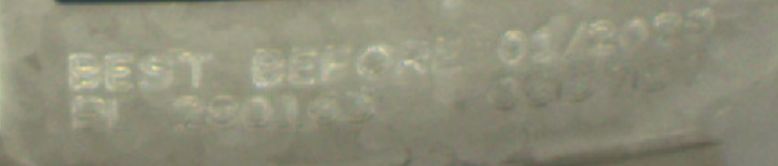
#> input picture test1.png, 778 x 166 px
$ python test_segment.py test1.png test2.png
#> lines starting #> are read from the running program, lines starting #| are printed output that depends on the picture; after the words box and inside, x2 and y2 are one past the last pixel; in counts of white or black regions, pixels touching at a corner belong together
import cv2 as cv
import numpy as np
import sys
import os

try:
    from skimage.metrics import structural_similarity as ssim
    HAS_SKIMAGE = True
except ImportError:
    HAS_SKIMAGE = False


def split_wide_box(thresh_roi, box, median_w):
    """Split a box that is too wide using vertical projection."""
    x, y, w, h = box
    if w < median_w * 1.5:
        return [box]

    roi = thresh_roi[y:y+h, x:x+w]
    v_proj = np.sum(roi, axis=0) / 255

    n_chars = max(2, round(w / median_w))
    split_points = []
    for i in range(1, n_chars):
        expected_x = int(i * w / n_chars)
        search_w = max(3, int(median_w * 0.3))
        left = max(1, expected_x - search_w)
        right = min(w - 1, expected_x + search_w)
        if left < right:
            window = v_proj[left:right]
            best = left + np.argmin(window)
            split_points.append(best)

    split_points = sorted(set(split_points))
    sub_boxes = []
    prev = 0
    for sp in split_points:
        if sp - prev > 3:
            sub_boxes.append((x + prev, y, sp - prev, h))
        prev = sp
    if w - prev > 3:
        sub_boxes.append((x + prev, y, w - prev, h))

    return sub_boxes if len(sub_boxes) > 1 else [box]


def segment_characters(image_path, output_dir="output_chars", save=True):
    if save:
        os.makedirs(output_dir, exist_ok=True)

    img = cv.imread(image_path)
    if img is None:
        print(f"Error: Cannot read image '{image_path}'")
        return None, None, None, None, None

    gray = cv.cvtColor(img, cv.COLOR_BGR2GRAY)
    blurred = cv.GaussianBlur(gray, (3, 3), 0)
    _, thresh = cv.threshold(blurred, 0, 255, cv.THRESH_BINARY_INV + cv.THRESH_OTSU)
    # Chuẩn hóa hướng: foreground (chữ) luôn là trắng trên nền đen
    if np.mean(thresh) > 127:
        thresh = cv.bitwise_not(thresh)
    kernel = cv.getStructuringElement(cv.MORPH_RECT, (2, 2))
    thresh = cv.morphologyEx(thresh, cv.MORPH_CLOSE, kernel, iterations=1)

    contours, _ = cv.findContours(thresh, cv.RETR_EXTERNAL, cv.CHAIN_APPROX_SIMPLE)

    h_img, w_img = img.shape[:2]
    min_char_height = h_img * 0.3
    min_char_width = 3

    boxes = []
    for cnt in contours:
        x, y, w, h = cv.boundingRect(cnt)
        if h >= min_char_height and w >= min_char_width:
            boxes.append((x, y, w, h))

    boxes.sort(key=lambda b: b[0])

    merged = []
    for box in boxes:
        if merged and box[0] < merged[-1][0] + merged[-1][2]:
            px, py, pw, ph = merged[-1]
            nx = min(px, box[0])
            ny = min(py, box[1])
            nx2 = max(px + pw, box[0] + box[2])
            ny2 = max(py + ph, box[1] + box[3])
            merged[-1] = (nx, ny, nx2 - nx, ny2 - ny)
        else:
            merged.append(box)

    if len(merged) > 0:
        widths = [b[2] for b in merged]
        median_w = float(np.median(widths))
        final_boxes = []
        for box in merged:
            sub = split_wide_box(thresh, box, median_w)
            final_boxes.extend(sub)
    else:
        final_boxes = merged

    padding = 2
    char_imgs = []
    thresh_char_imgs = []
    for i, (x, y, w, h) in enumerate(final_boxes):
        x1 = max(0, x - padding)
        y1 = max(0, y - padding)
        x2 = min(w_img, x + w + padding)
        y2 = min(h_img, y + h + padding)
        char_img = img[y1:y2, x1:x2]
        char_imgs.append(char_img)
        thresh_char_imgs.append(thresh[y1:y2, x1:x2])
        if save:
            cv.imwrite(os.path.join(output_dir, f"char_{i}.png"), char_img)

    if save:
        result = img.copy()
        for i, (x, y, w, h) in enumerate(final_boxes):
            x1 = max(0, x - padding)
            y1 = max(0, y - padding)
            x2 = min(w_img, x + w + padding)
            y2 = min(h_img, y + h + padding)
            cv.rectangle(result, (x1, y1), (x2, y2), (0, 0, 255), 2)
            cv.putText(result, str(i), (x1, y1 - 5), cv.FONT_HERSHEY_SIMPLEX, 0.5, (0, 255, 0), 1)
        cv.imwrite(os.path.join(output_dir, "result.png"), result)
        cv.imwrite(os.path.join(output_dir, "thresh.png"), thresh)

    return final_boxes, char_imgs, thresh_char_imgs, img, thresh


# [135 lines left out: functions deskew_char, tight_crop, fit_to_square, _center_by_centroid, _iou, compute_char_quality, not called in this run]


def compare_template_target(template_path, target_path, output_dir="output_compare"):
    os.makedirs(output_dir, exist_ok=True)

    print(f"\n=== Segmenting template: {template_path} ===")
    tmpl_dir = os.path.join(output_dir, "template")
    tgt_dir = os.path.join(output_dir, "target")
    tmpl_boxes, tmpl_chars, tmpl_thresh_chars, tmpl_img, tmpl_thresh = segment_characters(template_path, tmpl_dir, save=True)
    print(f"  Found {len(tmpl_boxes)} chars")

    print(f"\n=== Segmenting target: {target_path} ===")
    tgt_boxes, tgt_chars, tgt_thresh_chars, tgt_img, tgt_thresh = segment_characters(target_path, tgt_dir, save=True)
    print(f"  Found {len(tgt_boxes)} chars")

    n_pairs = min(len(tmpl_chars), len(tgt_chars))
    if n_pairs == 0:
        print("No characters to compare.")
        return

    print(f"\n=== Character Quality Comparison ({n_pairs} pairs) ===")
    print(f"{'Char':<6} {'Final':>8} {'TM':>8} {'BlurTM':>8} {'IoU':>8} {'PxConf':>8} {'PxTmpl':>8} {'PxTgt':>8}  Quality")
    print("-" * 85)

    results = []
    for i in range(n_pairs):
        metrics = compute_char_quality(tmpl_thresh_chars[i], tgt_thresh_chars[i])
        conf       = metrics["confidence"]
        tm_conf    = metrics["tm_conf"]
        blur_tm    = metrics["blur_tm"]
        iou        = metrics["iou"]
        pixel_conf = metrics["pixel_conf"]

        quality = "PASS" if conf >= 0.75 else "FAIL"

        print(f"  {i:<4} {conf:>8.4f} {tm_conf:>8.4f} {blur_tm:>8.4f} {iou:>8.4f} {pixel_conf:>8.3f} {metrics['px_tmpl']:>8} {metrics['px_tgt']:>8}  {quality}")
        results.append((i, metrics, quality))

    overall = "PASS" if all(r[2] == "PASS" for r in results) else "FAIL"
    print(f"\n  Overall: {overall}")

    if len(tmpl_chars) != len(tgt_chars):
        print(f"\n  WARNING: template has {len(tmpl_chars)} chars, target has {len(tgt_chars)} chars")
        print(f"  Only first {n_pairs} pairs compared.")

    # Build visual comparison strip
    _save_comparison_strip(tmpl_chars, tgt_chars, results, output_dir,
                           tmpl_img, tmpl_thresh, tgt_img, tgt_thresh)
    print(f"\nComparison strip saved to: {output_dir}/comparison.png")


# [113 lines left out: function _save_comparison_strip, not called in this run]


if __name__ == "__main__":
    if len(sys.argv) == 2:
        # Single image mode
        image_path = sys.argv[1]
        if not os.path.exists(image_path):
            print(f"File not found: {image_path}")
            sys.exit(1)
        boxes, chars, _, _, _ = segment_characters(image_path)
        if boxes:
            print(f"Found {len(boxes)} characters")
            for i, (x, y, w, h) in enumerate(boxes):
                print(f"  char_{i}: x={x}, y={y}, w={w}, h={h}")

    elif len(sys.argv) == 3:
        # Compare mode: template vs target
        template_path, target_path = sys.argv[1], sys.argv[2]
        for p in [template_path, target_path]:
            if not os.path.exists(p):
                print(f"File not found: {p}")
                sys.exit(1)
        compare_template_target(template_path, target_path)
#> in segment_characters, img is the input picture: shape (166, 778, 3); mean B, G, R 121.4, 141.7, 142.3
#> in segment_characters, `_, thresh = cv.threshold(blurred, 0, 255, cv.THRESH_BINARY_INV + cv.TH..`:
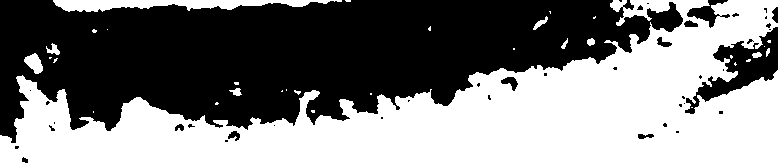
#> thresh: shape (166, 778); 50.1% white; 42 black regions (30 under 20 px), largest, box (x1, y1, x2, y2) and area: (0, 0, 683, 143) 60534, (685, 27, 778, 114) 2696, (687, 0, 730, 28) 442
#> in segment_characters, `thresh = cv.morphologyEx(thresh, cv.MORPH_CLOSE, kernel, iterations=1)`:
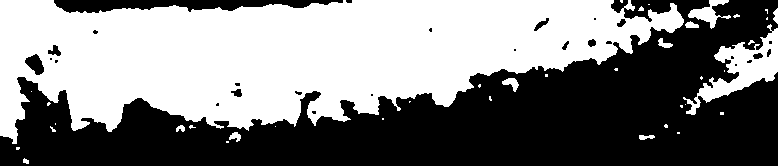
#> thresh: shape (166, 778); 50.3% white; 28 black regions (17 under 20 px)
#> in segment_characters, `contours, _ = cv.findContours(thresh, cv.RETR_EXTERNAL, cv.CHAIN_APPRO..`: contours = 39 contours, 29 with area under 20; largest, box (x1, y1, x2, y2) and area: (0, 0, 684, 144) 60698, (683, 24, 778, 115) 2564, (688, 0, 731, 29) 389, (502, 78, 519, 92) 99, (658, 38, 673, 48) 58
#> the loop in segment_characters, `for cnt in contours:` made 39 passes
#> (x, y, w, h) on passes 1, 2, 4, 6, 7, 8, 9, 10, 11, 15, 16, 17: (23, 158, 6, 6), (16, 147, 4, 3), (639, 135, 16, 5), (229, 132, 12, 10), (275, 126, 1, 1), (50, 126, 6, 6), (189, 125, 7, 4), (176, 125, 9, 7), (664, 124, 4, 4), (680, 105, 3, 3), (685, 104, 1, 1), (47, 102, 4, 4)
#> (cnt, x, y, w, h) on passes 3, 5, 12, 13, 14, 18: ([[226, 141], [226, 142], [228, 142], [228, 141]], 226, 141, 3, 2), ([[677, 132], [677, 133], [679, 133], [679, 132]], 677, 132, 3, 2), ([[55, 123], [55, 124]], 55, 123, 1, 2), ([[382, 118], [382, 119], [383, 119], [383, 118]], 382, 118, 2, 2), ([[720, 112], [720, 114], [723, 114], [723, 112]], 720, 112, 4, 3), ([[409, 101], [409, 102], [410, 101]], 409, 101, 2, 2)
#> after the loop in segment_characters, `for cnt in contours:`: boxes = [(683, 24, 95, 91), (0, 0, 684, 144)]
#> the loop in segment_characters, `for box in boxes:` made 2 passes
#> (box, px, py, pw, ph, nx, ny, nx2) on pass 2: ((683, 24, 95, 91), 0, 0, 684, 144, 0, 0, 778)
#> after the loop in segment_characters, `for box in boxes:`: merged = [(0, 0, 778, 144)]
#> in segment_characters, `widths = [b[2] for b in merged]`: widths = [778]
#> in segment_characters, `median_w = float(np.median(widths))`: median_w = 778
#> the loop in segment_characters, `for box in merged:` made 1 pass
#> after the loop in segment_characters, `for box in merged:`: final_boxes = [(0, 0, 778, 144)]
#> the loop in segment_characters, `for i, (x, y, w, h) in enumerate(final_boxes):` made 1 pass
#> (x, y, w, h, x1, y1, x2, y2) on pass 1: (0, 0, 778, 144, 0, 0, 778, 146)
#> pass 1, in segment_characters, `char_img = img[y1:y2, x1:x2]`:
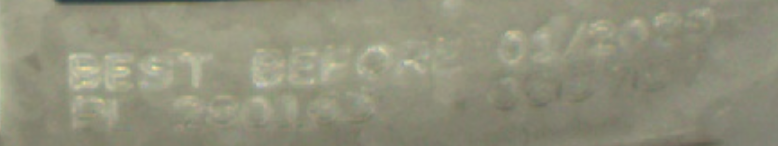
#> char_img: shape (146, 778, 3); mean B, G, R 123.9, 144.6, 145
#> after the loop in segment_characters, `for i, (x, y, w, h) in enumerate(final_boxes):`: char_imgs = 1 item
#> after the loop in segment_characters, `for i, (x, y, w, h) in enumerate(final_boxes):`:
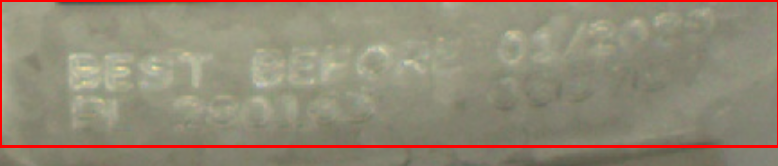
#> result: shape (166, 778, 3); 3.34% of pixels changed, all inside (x1, y1, x2, y2) = (0, 0, 778, 148)
#> in compare_template_target, `tmpl_boxes, tmpl_chars, tmpl_thresh_chars, tmpl_img, tmpl_thresh = seg..`: tmpl_boxes = [(0, 0, 778, 144)]; tmpl_chars = 1 item
#|   Found 1 chars
#> call 2 of segment_characters, with image_path = 'test2.png', output_dir = 'output_compare/target', save = True
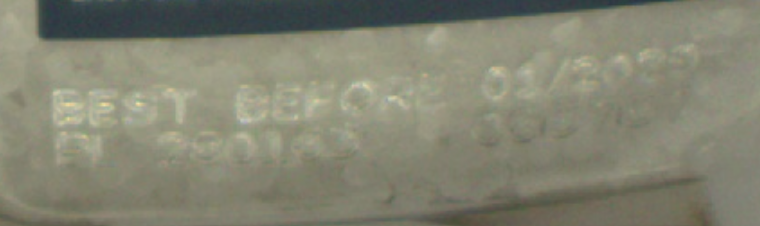
#> input picture test2.png, 760 x 226 px
#> in segment_characters, img is the input picture: shape (226, 760, 3); mean B, G, R 113.7, 131.3, 130.9
#> in segment_characters (call 2), `_, thresh = cv.threshold(blurred, 0, 255, cv.THRESH_BINARY_INV + cv.TH..`:
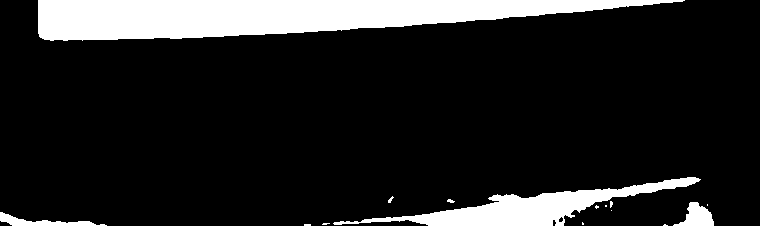
#> thresh: shape (226, 760); 13.7% white; 15 white regions (9 under 20 px), largest, box (x1, y1, x2, y2) and area: (38, 0, 685, 41) 16987, (333, 177, 701, 226) 5330, (673, 202, 714, 226) 557, (0, 212, 107, 226) 548, (447, 199, 455, 203) 21, (388, 196, 394, 203) 20
#> in segment_characters (call 2), `kernel = cv.getStructuringElement(cv.MORPH_RECT, (2, 2))`: kernel = [[1, 1], [1, 1]]
#> in segment_characters (call 2), `thresh = cv.morphologyEx(thresh, cv.MORPH_CLOSE, kernel, iterations=1)`:
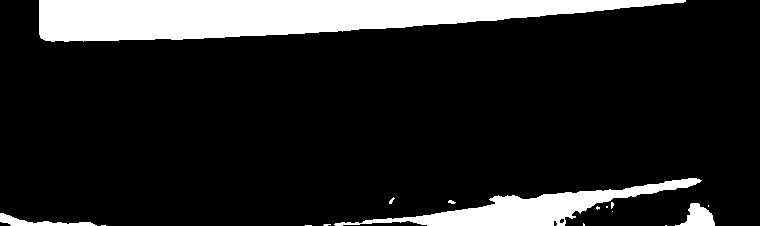
#> thresh: shape (226, 760); 13.9% white; 16 white regions (10 under 20 px)
#> in segment_characters (call 2), `contours, _ = cv.findContours(thresh, cv.RETR_EXTERNAL, cv.CHAIN_APPRO..`: contours = 16 contours, 12 with area under 20; largest, box (x1, y1, x2, y2) and area: (39, 0, 686, 42) 16970, (334, 178, 702, 226) 4830, (675, 203, 715, 226) 464, (0, 213, 97, 226) 356
#> the loop in segment_characters (call 2), `for cnt in contours:` made 16 passes
#> (x, y, w, h) on passes 4, 6, 7, 9, 11, 12, 13, 14, 15, 16: (323, 224, 8, 2), (0, 213, 97, 13), (612, 211, 1, 1), (596, 206, 4, 4), (675, 203, 40, 23), (611, 202, 3, 7), (448, 200, 8, 4), (389, 197, 6, 7), (334, 178, 368, 48), (39, 0, 647, 42)
#> (cnt, x, y, w, h) on passes 1, 2, 3, 5, 8, 10: ([[665, 225], [666, 225]], 665, 225, 2, 1), ([[305, 225], [311, 225]], 305, 225, 7, 1), ([[101, 225], [105, 225]], 101, 225, 5, 1), ([[583, 223], [583, 225], [584, 225], [584, 224]], 583, 223, 2, 3), ([[606, 206], [606, 207], [607, 207], [607, 206]], 606, 206, 2, 2), ([[708, 205], [708, 206]], 708, 205, 1, 2)
#> after the loop in segment_characters (call 2), `for cnt in contours:`: boxes = []
#|   Found 0 chars
#> in compare_template_target, `n_pairs = min(len(tmpl_chars), len(tgt_chars))`: n_pairs = 0

    else:
        print("Usage:")
        print("  Segment only:  python test_segment.py <image>")
        print("  Compare:       python test_segment.py <template> <target>")
        sys.exit(1)

# /home/suntech/Source/ocr_datecode/ai_services/test_result/cropped_region_40767173_3_800_1775135412.png
# /home/suntech/Source/ocr_datecode/ai_services/test_result/cropped_region_40767173_3_815_1775135588.png
# data/test_result_1/template_crop_40767169_0.png data/test_result_1/cropped_region_40767169_2_435_1775466274.png
